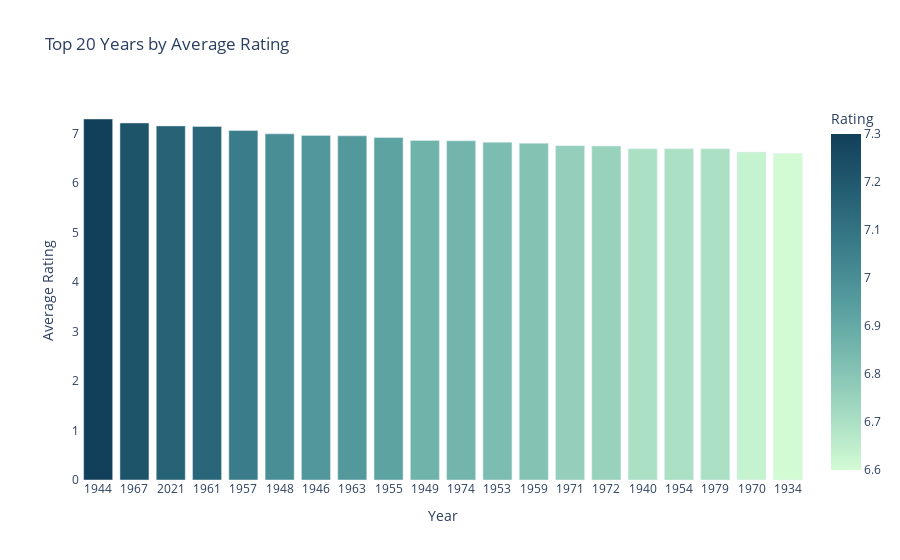

Notebook code for this chart:
### Markdown cell above
## Top 20 Years Average Rating

### Code cell
year_avg_rating = df.groupby('Year')['Rating'].mean().reset_index()

top_5_years = year_avg_rating.nlargest(20, 'Rating')
fig = px.bar(top_5_years, x='Year', y='Rating', title='Top 20 Years by Average Rating', color = "Rating", color_continuous_scale = "darkmint")
fig.update_xaxes(type='category')  
fig.update_layout(xaxis_title='Year', yaxis_title='Average Rating', plot_bgcolor = 'white')
fig.show()

### Figure 1 — Plotly figure (JSON) as saved in the notebook; plotly's stock layout.template omitted (floating-point values rounded to 4 significant figures)
{"data": [{"alignmentgroup": "True", "hovertemplate": "Year=%{x}<br>Rating=%{marker.color}<extra></extra>", "legendgroup": "", "marker": {"color": [7.3, 7.22, 7.161, 7.15, 7.067, 7, 6.967, 6.96, 6.925, 6.867, 6.858, 6.829, 6.809, 6.762, 6.754, 6.7, 6.7, 6.7, 6.633, 6.6], "coloraxis": "coloraxis", "pattern": {"shape": ""}}, "name": "", "offsetgroup": "", "orientation": "v", "showlegend": false, "textposition": "auto", "type": "bar", "x": [1944, 1967, 2021, 1961, 1957, 1948, 1946, 1963, 1955, 1949, 1974, 1953, 1959, 1971, 1972, 1940, 1954, 1979, 1970, 1934], "xaxis": "x", "y": [7.3, 7.22, 7.161, 7.15, 7.067, 7, 6.967, 6.96, 6.925, 6.867, 6.858, 6.829, 6.809, 6.762, 6.754, 6.7, 6.7, 6.7, 6.633, 6.6], "yaxis": "y"}], "layout": {"barmode": "relative", "coloraxis": {"colorbar": {"title": {"text": "Rating"}}, "colorscale": [[0, "rgb(210, 251, 212)"], [0.1667, "rgb(165, 219, 194)"], [0.3333, "rgb(123, 188, 176)"], [0.5, "rgb(85, 156, 158)"], [0.6667, "rgb(58, 124, 137)"], [0.8333, "rgb(35, 93, 114)"], [1, "rgb(18, 63, 90)"]]}, "legend": {"tracegroupgap": 0}, "plot_bgcolor": "white", "title": {"text": "Top 20 Years by Average Rating"}, "xaxis": {"anchor": "y", "domain": [0, 1], "title": {"text": "Year"}, "type": "category"}, "yaxis": {"anchor": "x", "domain": [0, 1], "title": {"text": "Average Rating"}}}}
